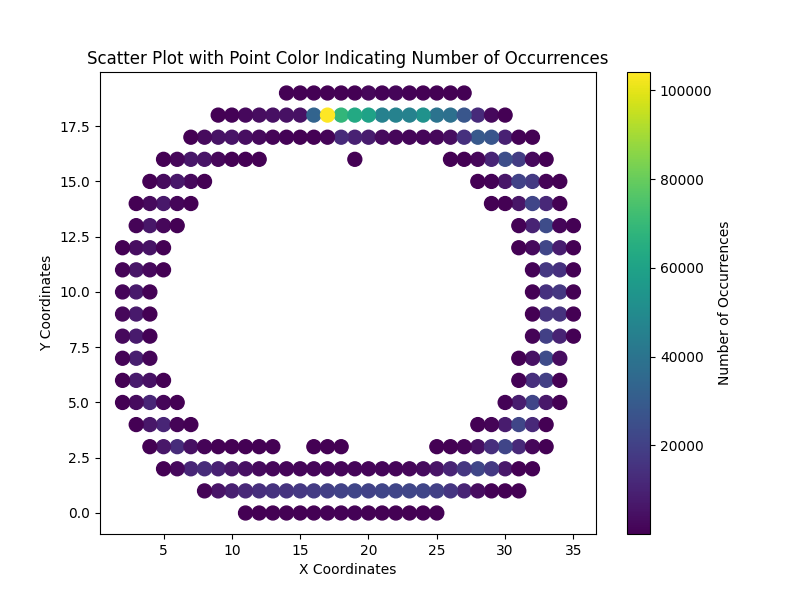

The script that saved this image:
import pickle

import matplotlib
import matplotlib.pyplot as plt

matplotlib.use("Agg")




def plot_xy_from_trajectory_data_pkl(data, filename="xy_distribution.png"):
    """
    Extracts x, y coordinates from the data and plots them as a scatter plot.
    The color of each point indicates the number of occurrences of that (x, y) pair.
    """
    xy_counts = {}

    BIN_SIZE = 25  # Size of each bin in pixels
    for tuple in data:
        s1, s2, _, _, _ = tuple
        x1, y1 = int(s1[0].position[0]) // BIN_SIZE, int(s1[0].position[1]) // BIN_SIZE
        # x2, y2 = int(s1[1].position[0]) // BIN_SIZE, int(s1[1].position[1]) // BIN_SIZE
        xy_counts[(x1, y1)] = 1 + xy_counts.get((x1, y1), 0)
        # xy_counts[(x2, y2)] = 1 + xy_counts.get((x2, y2), 0)

    plot_xy_counts(xy_counts, filename)

def plot_xy_from_segments(segments, filename="xy_distribution.png"):
    """
    Extracts x, y coordinates from the segments and plots them as a scatter plot.
    The color of each point indicates the number of occurrences of that (x, y) pair.
    """
    xy_counts = {}

    BIN_SIZE = 25  # Size of each bin in pixels
    for segment in segments:
        x1, y1 = int(segment[0].position[0]) // BIN_SIZE, int(segment[0].position[1]) // BIN_SIZE
        # x2, y2 = int(segment[1].position[0]) // BIN_SIZE, int(segment[1].position[1]) // BIN_SIZE
        xy_counts[(x1, y1)] = 1 + xy_counts.get((x1, y1), 0)
        # xy_counts[(x2, y2)] = 1 + xy_counts.get((x2, y2), 0)

    plot_xy_counts(xy_counts, filename)

def plot_xy_counts(xy_counts, filename="xy_distribution.png"):
    """
    Plots the x, y coordinates and their counts as a scatter plot.
    """
    unique_xy_pairs = list(xy_counts.keys())
    counts = list(xy_counts.values())

    # Extract separate lists of x, y coordinates for plotting
    x_unique, y_unique = zip(*unique_xy_pairs)

    # Create a scatter plot
    plt.figure(figsize=(8, 6))
    scatter = plt.scatter(x_unique, y_unique, c=counts, cmap="viridis", s=100)

    # Add a color bar to indicate the number of occurrences
    colorbar = plt.colorbar(scatter)
    colorbar.set_label("Number of Occurrences")

    # Add labels and title
    plt.xlabel("X Coordinates")
    plt.ylabel("Y Coordinates")
    plt.title("Scatter Plot with Point Color Indicating Number of Occurrences")
    plt.savefig(filename, dpi=600)
    plt.close()

import copy
import orientation.get_orientation

if __name__ == "__main__":
    with open("database_1000000_pairs_1_rules_1_length.pkl", "rb") as f:
        data = pickle.load(f)
    plot_xy_from_trajectory_data_pkl(data, "xy_distribution.png")
    # with open("./databases/database_test_f86a92d5.pkl", "rb") as f:
    #     data = pickle.load(f)
    # plot_xy_from_trajectory_data_pkl(data, "xy_distribution_test.png")

